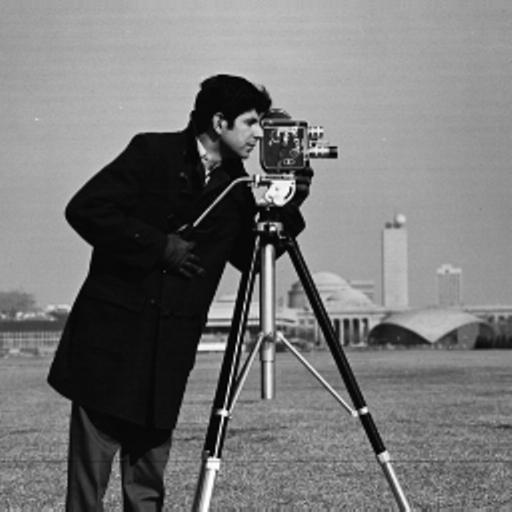
#> input picture Operações aritméticas e lógicas/cameraman.tif, 512 x 512 px
$ python subtract.py
#> lines starting #> are read from the running program, lines starting #| are printed output that depends on the picture
import cv2

imagem_1 = cv2.imread('cameraman.tif')
#> imagem_1 is the input picture: shape (512, 512, 3); min 0, max 255, mean 118.3
imagem_2 = cv2.imread('artificial.tif')
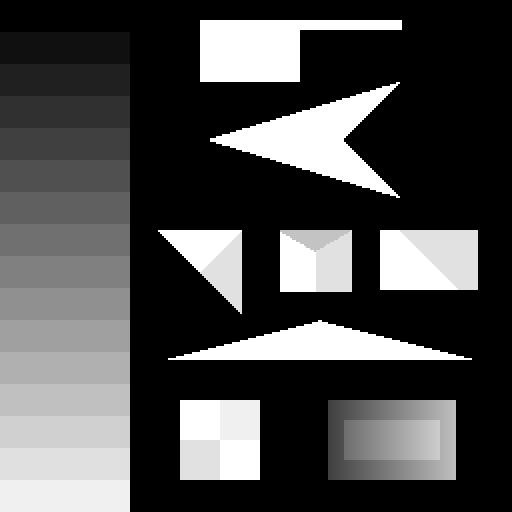
#> input picture Operações aritméticas e lógicas/artificial.tif, 512 x 512 px
#> imagem_2 is the input picture: shape (512, 512, 3); min 0, max 255, mean 75.2

cv2.imshow('imagem 1', imagem_1)
cv2.waitKey(0)
cv2.imshow('imagem 2', imagem_2)
cv2.waitKey(0)

imagem_1_subtract_imagem_2 = cv2.subtract(imagem_1, imagem_2)
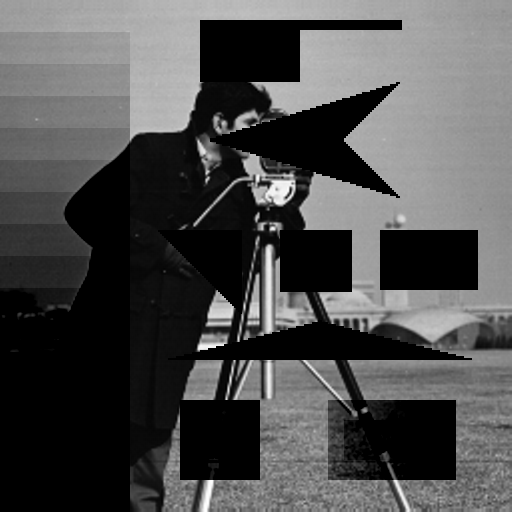
#> imagem_1_subtract_imagem_2: shape (512, 512, 3); min 0, max 255, mean 77.9
cv2.imwrite('imagem_1_subtract_imagem_2.png', imagem_1_subtract_imagem_2)
cv2.imshow('imagem 1 subtract imagem 2', imagem_1_subtract_imagem_2)
cv2.waitKey(0)
